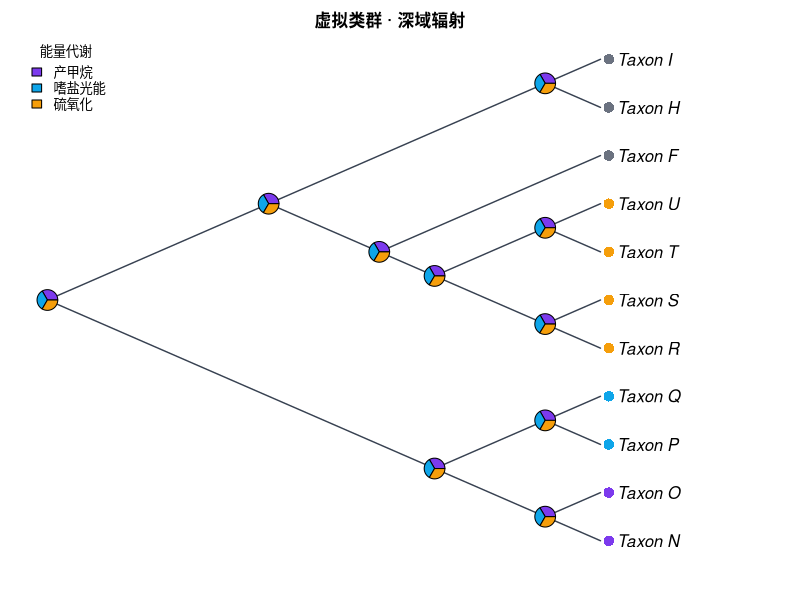

This chart was generated by the following R code:
#!/usr/bin/env Rscript
# CladeForge reproducible-analysis script
# Project : 虚拟类群 · 深域辐射
# Format  : CladeForge project v0.1.0
#
# What this script reproduces, and what it does not:
#   REPRODUCED (same algorithms as the application):
#     * Sankoff parsimony with the project's step matrix (advisory baseline);
#     * equal-rates Mk ancestral-state reconstruction (pruning + up-pass), i.e.
#       the posterior probabilities the app reports.
#   APPROXIMATED:
#     * a PDF figure drawn from the same data — character-coloured tips,
#       posterior pies, legend — in the project's cladogram layout
#       (equal branch spacing, like the CladeForge cladogram (branch lengths ignored)). It is NOT a pixel copy of the on-screen figure: manual
#       node positions, collapsed clades, custom reticulation edges, era bands
#       and the interactive ladderising order are GUI state that ape does not
#       consume. The topology, tip labels, states and posteriors are identical;
#       the geometry is a same-data rendering.
#   Branch lengths: present, used as given.
# Run with: Rscript this_file.R   (install.packages("ape") if needed)

library(ape)

# The tree is assembled from vectors rather than parsed from Newick, so every
# label survives byte-exact even where ape's own reader would mangle it.
tree <- structure(
  list(
    edge = matrix(c(12, 13, 12, 14, 13, 15, 13, 16, 14, 17, 14, 18, 15, 1, 15, 2, 16, 3, 16, 4, 17, 19, 17, 5, 18, 6, 18, 7, 19, 20, 19, 21, 20, 8, 20, 9, 21, 10, 21, 11), ncol = 2, byrow = TRUE),
    edge.length = c(500, 600, 700, 800, 150, 350, 2800, 2800, 2700, 2700, 50, 150, 50, 150, 600, 700, 2600, 2600, 2500, 2500),
    Nnode = 10L,
    tip.label = c("Taxon_N", "Taxon_O", "Taxon_P", "Taxon_Q", "Taxon_F", "Taxon_H", "Taxon_I", "Taxon_R", "Taxon_S", "Taxon_T", "Taxon_U"),
    node.label = c("Taxon_A", "Taxon_B", "Taxon_C", "Taxon_J", "Taxon_K", "Taxon_D", "Taxon_G", "Taxon_E", "Taxon_L", "Taxon_M")
  ),
  class = "phylo"
)

# Branch lengths, with an explicit unit-length fallback: a cladogram-only project
# serialises no lengths at all, and 1 / mean(NULL) would poison every
# transition probability below.
bl <- tree$edge.length
if (is.null(bl) || !any(is.finite(bl) & bl > 0)) {
  bl <- rep(1, nrow(tree$edge))
  cat("NOTE: the tree carries no usable branch lengths; Mk probabilities and the\n")
  cat("      figure use unit (equal) branch lengths, i.e. topology-only inference.\n\n")
}

# Equal-rates Mk rate: one expected substitution per mean branch, so the
# transition probabilities are invariant to the tree's absolute scale. Every
# length above is already resolved the way the application resolves it (a
# recorded 0 is a real zero; unset / negative / non-finite became 1), so the mean
# runs over ALL of them — filtering here would drop zero-length and unmeasured
# edges from the average and make this script reconstruct at a different rate
# than the application reports. Deriving it from the fallback-protected bl
# above is what keeps the rate finite for a cladogram-only project.
rate <- 1 / mean(bl)


characters <- list(
  list(
    name = "能量代谢",
    type = "discrete",
    states = c("产甲烷", "嗜盐光能", "硫氧化"),
    colors = c("#7c3aed", "#0ea5e9", "#f59e0b"),
    cost = NULL,
    tips = c("Taxon_N" = "产甲烷", "Taxon_O" = "产甲烷", "Taxon_P" = "嗜盐光能", "Taxon_Q" = "嗜盐光能", "Taxon_R" = "硫氧化", "Taxon_S" = "硫氧化", "Taxon_T" = "硫氧化", "Taxon_U" = "硫氧化")
  ),
  list(
    name = "温度适应性",
    type = "discrete",
    states = c("超嗜热", "嗜热", "中温"),
    colors = c("#dc2626", "#f97316", "#22c55e"),
    cost = NULL,
    tips = c("Taxon_N" = "中温", "Taxon_O" = "中温", "Taxon_P" = "中温", "Taxon_Q" = "中温", "Taxon_R" = "超嗜热", "Taxon_S" = "超嗜热", "Taxon_T" = "嗜热", "Taxon_U" = "嗜热")
  )
)

# --- helpers ----------------------------------------------------------------

## Equal-rates (ER) Mk transition matrix P(t): the same closed form used by
## CladeForge's inference assistant. The rate is scaled by the mean branch
## length so probabilities are invariant to the tree's absolute scale.
p_er <- function(t, k, rate) {
  e <- exp(-k * rate * t)
  P <- matrix(1 / k, k, k) - (1 / k) * e
  diag(P) <- 1 / k + ((k - 1) / k) * e
  P
}

## Sankoff parsimony down/up pass. 'cost' is k x k; tips absent from tip_states
## are treated as missing data.
sankoff <- function(tree, tip_states, states, cost) {
  ntip <- length(tree$tip.label)
  k <- length(states)
  sidx <- setNames(seq_len(k), states)
  x <- sidx[tip_states[tree$tip.label]]
  parent <- tree$edge[, 1]
  child <- tree$edge[, 2]
  kids <- split(child, parent)
  root <- setdiff(unique(parent), unique(child))
  g <- matrix(0, nrow = ntip + tree$Nnode, ncol = k)
  rownames(g) <- as.character(seq_len(ntip + tree$Nnode))
  ## Down-pass: internal node indices decrease from root, so descending order
  ## visits children before parents.
  for (v in sort(as.integer(names(kids)), decreasing = TRUE)) {
    for (i in seq_len(k)) {
      total <- 0
      for (ch in kids[[as.character(v)]]) {
        if (ch <= ntip) {
          xi <- x[[ch]]
          if (is.na(xi)) next
          total <- total + min(cost[i, ] + ifelse(seq_len(k) == xi, 0, Inf))
        } else {
          total <- total + min(cost[i, ] + g[as.character(ch), ])
        }
      }
      g[as.character(v), i] <- total
    }
  }
  ## Up-pass: assign each node a state minimising cost given its parent.
  node_state <- integer(ntip + tree$Nnode)
  walk <- function(v, parent_state) {
    base <- if (parent_state == 0L) rep(0, k) else cost[parent_state, ]
    scores <- base + g[as.character(v), ]
    best <- which.min(scores)
    node_state[v] <<- best
    for (ch in kids[[as.character(v)]]) {
      if (ch > ntip) walk(ch, best)
    }
  }
  walk(root, 0L)
  list(cost = min(g[as.character(root), ]),
       states = node_state, k = k)
}

## Equal-rates Mk marginal ancestral reconstruction: Felsenstein pruning
## (down-pass) + parent/sibling up-pass, normal space. Uses the script-level
## 'bl' (which already falls back to unit lengths when the tree has none) and the
## script-level 'rate' (= 1 / mean usable branch length); both are bound before
## this function is ever called. For very large or very unbalanced trees prefer
## log-space implementations (phangorn::ace, phytools).
mk_asr <- function(tree, tip_states, states) {
  ntip <- length(tree$tip.label)
  k <- length(states)
  sidx <- setNames(seq_len(k), states)
  x <- sidx[tip_states[tree$tip.label]]
  parent <- tree$edge[, 1]
  child <- tree$edge[, 2]
  kids <- split(seq_along(child), parent)  # edge-row indices per parent
  root <- setdiff(unique(parent), unique(child))
  L <- matrix(1, nrow = ntip + tree$Nnode, ncol = k)
  rownames(L) <- as.character(seq_len(ntip + tree$Nnode))
  for (v in sort(as.integer(names(kids)), decreasing = TRUE)) {
    rows <- kids[[as.character(v)]]
    vec <- rep(1, k)
    for (r in rows) {
      ch <- child[r]
      m <- if (ch <= ntip) {
        xi <- x[[ch]]
        if (is.na(xi)) rep(1, k) else as.numeric(seq_len(k) == xi)
      } else L[as.character(ch), ]
      vec <- vec * (p_er(bl[r], k, rate) %*% m)
    }
    s <- sum(vec)
    L[as.character(v), ] <- if (s > 0) vec / s else rep(1 / k, k)
  }
  G <- matrix(1 / k, nrow = ntip + tree$Nnode, ncol = k)
  rownames(G) <- rownames(L)
  for (v in sort(as.integer(names(kids)))) {
    rows <- kids[[as.character(v)]]
    for (r in rows) {
      ch <- child[r]
      if (ch <= ntip) next
      sib_msg <- rep(1, k)
      for (r2 in rows) {
        ch2 <- child[r2]
        if (ch2 == ch) next
        m2 <- if (ch2 <= ntip) {
          xi <- x[[ch2]]
          if (is.na(xi)) rep(1, k) else as.numeric(seq_len(k) == xi)
        } else L[as.character(ch2), ]
        sib_msg <- sib_msg * (p_er(bl[r2], k, rate) %*% m2)
      }
      G[as.character(ch), ] <- p_er(bl[r], k, rate) %*% (G[as.character(v), ] * sib_msg)
      G[as.character(ch), ] <- G[as.character(ch), ] / sum(G[as.character(ch), ])
    }
  }
  post <- L * G
  post <- post / rowSums(post)
  list(posterior = post)
}

# --- analysis ---------------------------------------------------------------

cat("CladeForge reproducible analysis\n")
cat("Tree:", Ntip(tree), "tips,", tree$Nnode, "internal nodes\n\n")

internal_nodes <- (length(tree$tip.label) + 1):(length(tree$tip.label) + tree$Nnode)

for (ch in characters) {
  cat("== Character:", ch$name, "==\n")
  if (ch$type != "discrete" || length(ch$states) < 2) {
    cat("   continuous or single-state: exported as data only\n\n")
    next
  }
  scored <- ch$tips[names(ch$tips) %in% tree$tip.label]
  cost <- ch$cost
  if (is.null(cost)) {
    k <- length(ch$states)
    cost <- matrix(1, k, k); diag(cost) <- 0
  }
  sp <- sankoff(tree, scored, ch$states, cost)
  cat(sprintf("   Sankoff minimum cost: %g (step-matrix units)\n", sp$cost))
  asr <- mk_asr(tree, scored, ch$states)
  cat("   Mk posterior at each internal node (states:",
      paste(ch$states, collapse = " / "), ")\n")
  print(round(asr$posterior[as.character(internal_nodes), , drop = FALSE], 3))
  cat("\n")
}

# --- figure -----------------------------------------------------------------
# A same-data rendering of the GUI figure: character-coloured tips (first
# discrete character) + posterior pies at internal nodes + auto legend, in the
# layout the project is displayed as. Manual positions / collapsed clades /
# custom edges / era bands are GUI-only and are not reproduced here.

discrete <- Filter(function(ch) ch$type == "discrete" && length(ch$states) >= 2, characters)

# cairo_pdf renders unicode labels reliably; use pdf() if cairo is unavailable.
cairo_pdf("cladeforge_reconstruction.pdf", width = 9, height = 7)
par(mar = c(2, 1, 2, 2), xpd = NA)
cat("Figure layout: type = cladogram, use.edge.length = FALSE",
    "(equal branch spacing, like the CladeForge cladogram (branch lengths ignored))\n")
plot(tree, type = "cladogram", use.edge.length = FALSE,
     show.tip.label = TRUE,
     label.offset = 0.3,
     edge.color = "#374151", edge.width = 1.4)
title(main = "虚拟类群 · 深域辐射", cex.main = 1.0)

if (length(discrete) > 0) {
  main <- discrete[[1]]
  scored <- main$tips[names(main$tips) %in% tree$tip.label]
  k <- length(main$states)
  cost <- main$cost
  if (is.null(cost)) { cost <- matrix(1, k, k); diag(cost) <- 0 }

  tip_col <- rep("#6b7280", Ntip(tree))
  names(tip_col) <- tree$tip.label
  for (lab in names(scored)) tip_col[[lab]] <- main$colors[[match(scored[[lab]], main$states)]]
  tiplabels(pch = 16, col = tip_col, cex = 1.4, offset = 0.15)

  asr <- mk_asr(tree, scored, main$states)
  nodelabels(node = internal_nodes, pie = asr$posterior[as.character(internal_nodes), , drop = FALSE],
             piecol = main$colors, cex = 0.7)
  legend("topleft", legend = main$states, fill = main$colors,
         title = main$name, bty = "n", cex = 0.8)
}

dev.off()

cat("Wrote cladeforge_reconstruction.pdf\n")
